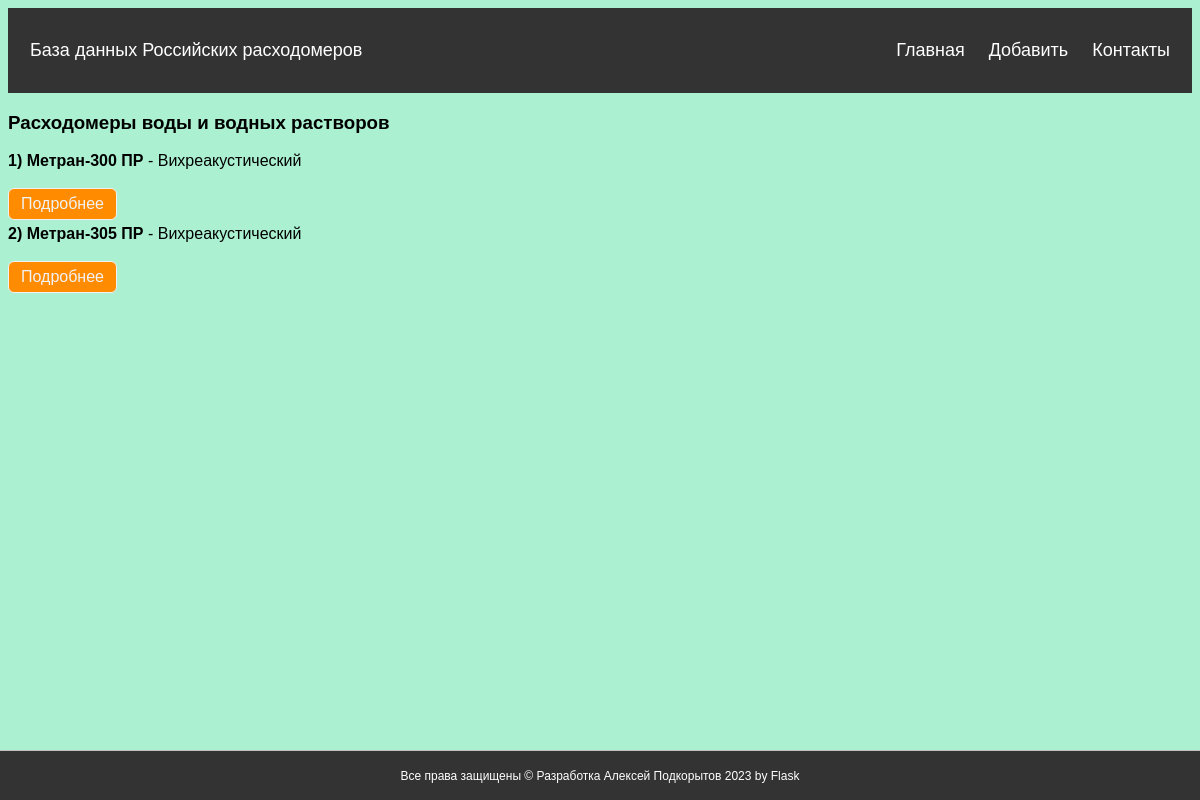
Page /flow_list/water on the committed database.
### app.py (models this page shows, shortened)
class Flow_water(db.Model):
    id = db.Column(db.Integer, primary_key=True)
    title = db.Column(db.String, nullable=False)
    model = db.Column(db.String, nullable=False)
    action = db.Column(db.String, nullable=False)
    NSH = db.Column(db.String, nullable=False)
    range = db.Column(db.String, nullable=False)
    error = db.Column(db.String, nullable=False)
    MPI = db.Column(db.String, nullable=False)
    method = db.Column(db.String, nullable=False)
    comment = db.Column(db.String, nullable=False)
    name_image = db.Column(db.String, nullable=True)

### app.py (the view)
@app.route('/flow_list/<poz_show>')
def flow_list_(poz_show):
    if poz_show == 'water':
        flow_water_list = Flow_water.query.order_by(Flow_water.model).all()
        return render_template("flow_list.html", flow_list=flow_water_list, poz=poz_show,title='Расходомеры воды и водных растворов')
    elif poz_show == 'oil':
        flow_oil_list = Flow_oil.query.order_by(Flow_oil.model).all()
        return render_template("flow_list.html", flow_list=flow_oil_list, poz=poz_show, title='Расходомеры сырой нефти')
    elif poz_show == 'pulp':
        flow_pulp_list = Pulp.query.order_by(Pulp.model).all()
        return render_template("flow_list.html", flow_list=flow_pulp_list, poz=poz_show, title='Пульпы')
    elif poz_show == 'png':
        flow_png_list = PNG.query.order_by(PNG.model).all()
        return render_template("flow_list.html", flow_list=flow_png_list, poz=poz_show, title='ПНГ расходомеры')
    elif poz_show == 'smoke':
        flow_smoke_list = Smoke.query.order_by(Smoke.model).all()
        return render_template("flow_list.html", flow_list=flow_smoke_list, poz=poz_show, title='Расходомеры дымовых газов')
    elif poz_show == 'steam':
        flow_steam_list = Steam.query.order_by(Steam.model).all()
        return render_template("flow_list.html", flow_list=flow_steam_list, poz=poz_show, title='Расходомеры пара')
    else:
        return "Ошибка обращения к базе данных"

### templates/flow_list.html (shortened to what this page needs)
{% extends 'pattern.html' %}
{% block body %}
<h3>
{{ title }}
</h3>
<div>
{% if flow_list|length > 0 %}
    {% for el in flow_list %}
    <b> {{ el.id }}) {{el.model}} </b> - {{ el.title }} <br>
<br>
     <a class="button_change" href="/flow_list/{{ poz }}/{{ el.id }}">Подробнее</a> <br>
    {% endfor %}
{% else %}
    <p>
        Список пуст! Нажмите кнопку добавить для добавления расходомера в базу
    </p>
{% endif %}
</div>
{% endblock %}

### static/css/style.css (style rules this page uses)
* { box-sizing: border-box; }
body { margin_left: 8px; font-family: Arial, sans-serif; background: #AAF0D1; }
.button_change { text-decoration: none; color: rgb(241, 242, 244); background-color: DarkOrange; display: inline-block; padding: 6px 12px; border: 1px solid; position: relative; z-index: 0; border-radius: 6px; margin: 0 5px 5px 0; cursor: pointer; margin-top: 2; }

### rows in the picture
Flow_water: id "1", model "Метран-300 ПР", title "Вихреакустический"
Flow_water: id "2", model "Метран-305 ПР", title "Вихреакустический"

### other values in the picture
{{ title }} "Расходомеры воды и водных растворов"
